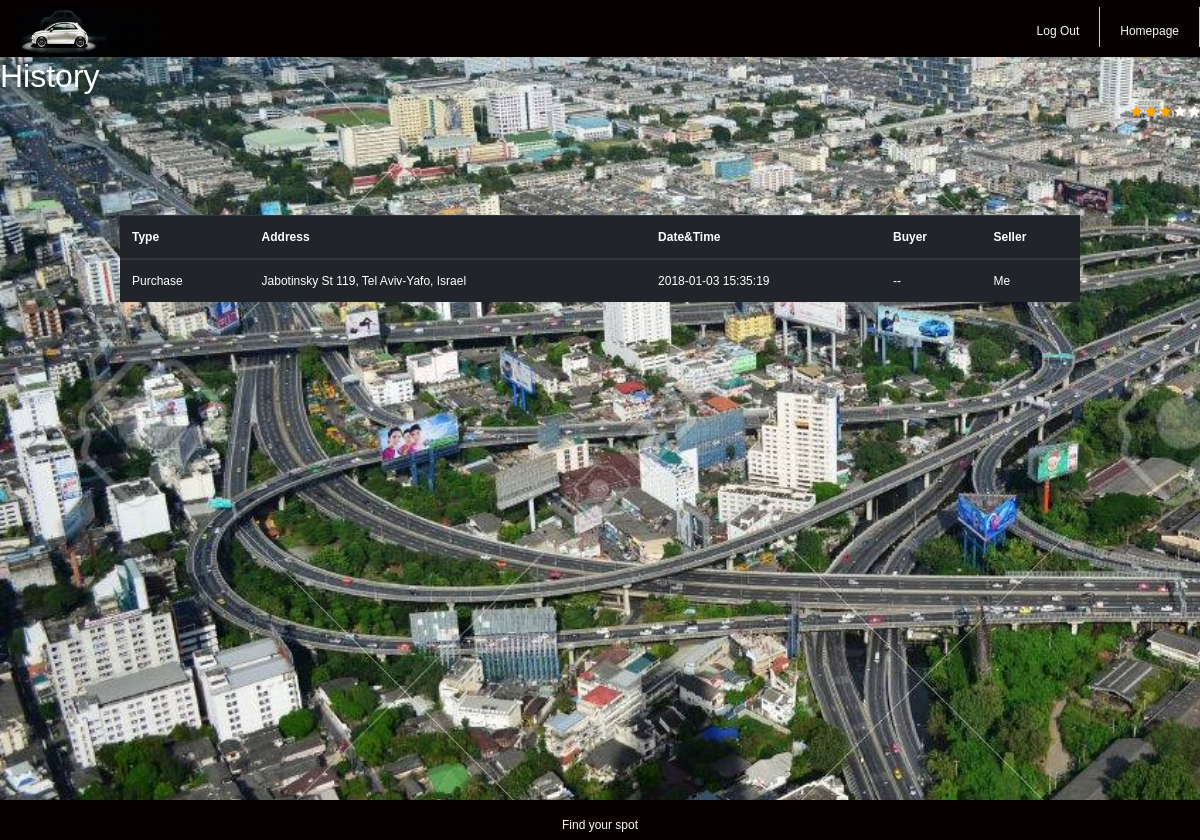
/history/ (signed in), run on an earlier commit of the app's database.
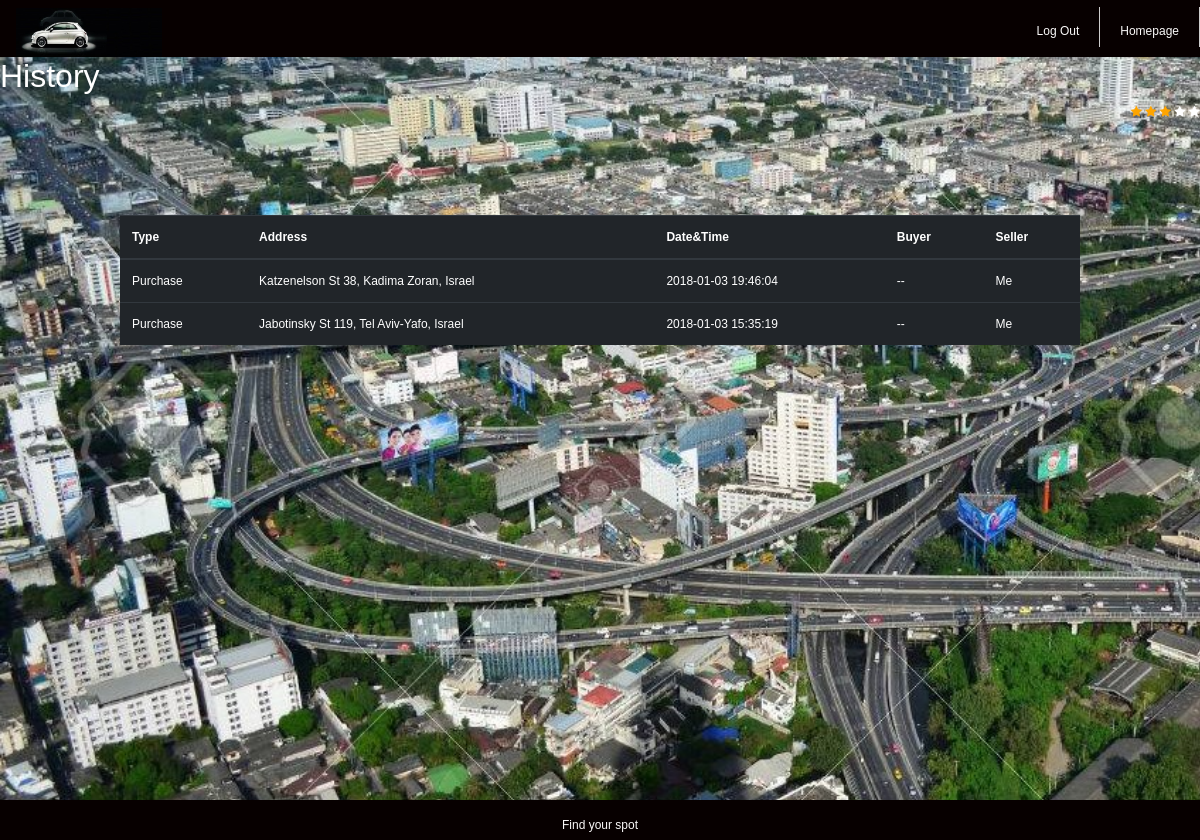
And on a later commit of the database.
### polls/models.py (models this page shows, shortened)
class Purchase(models.Model):
	buyer_id	= models.IntegerField(default=-1) 	# user id
	seller_id	= models.IntegerField(default=-1) 	# user id
	cost 		= models.IntegerField(default=10)
	parking_time 	= models.CharField(max_length=200, default="") #  max 30 minutes from the offering time
	status 		= models.CharField(max_length=200, default="available") # available, in process, done, canceled, expired etc.
	parking_rate 	= models.DecimalField(max_digits=3,decimal_places=2,default=Decimal('0.0000'))
	target_address 	= models.CharField(max_length=200) #string. full address
	target_address_lat = models.CharField(max_length=2000)
	target_address_lng = models.CharField(max_length=2000)
	parking_address = models.CharField(max_length=200) #string. full address
	parking_address_lat = models.CharField(max_length=2000)
	parking_address_lng = models.CharField(max_length=2000)
	lock 			= threading.Lock()
	cond 			= threading.Condition(threading.Lock())
	pin_code		= models.CharField(max_length=2000, default="-1")
	attempt_failure = 0
	parking_actual_rank = models.DecimalField(max_digits=3,decimal_places=2,default=Decimal('0.0000'))
	def class_name(self):
    		return Purchase.__name__

### polls/views.py (the view)
# urls.py: url(r'^history/$', views.call_history, name='call_history'),
def call_history(request):
	sell_purchase = Purchase.objects.filter(seller_id = request.user.pk)
	buy_purchase = Purchase.objects.filter(buyer_id = request.user.pk)
	all_free_spot = FreeSpot.objects.all()
	free_spot = []
	for spot in all_free_spot:
		reporters_ids_list = json.loads(reporters_ids_json)
		if request.user.pk in reporters_ids_list:
			free_spot.append(spot)
	all_history = list(sell_purchase) + list(buy_purchase) + list(free_spot)
	all_history.sort(key=lambda x: datetime.datetime.strptime(x.parking_time, "%Y-%m-%d %H:%M:%S") if x.class_name() == "Purchase" else datetime.datetime.strptime(x.last_report_time, "%Y-%m-%d %H:%M:%S"), reverse=True)
	history_as_table = []
	for element in all_history:
		address = element.parking_address
		if element.class_name() == "Purchase":
			elemnt_type = "Purchase"
			date_and_time = element.parking_time
			if (element.seller_id == request.user.pk):
				if (element.buyer_id == -1):
					buyer_username = "--"
				else:
					buyer_username = User.objects.get(pk = element.buyer_id).username
				seller_username = "Me"
			else:
				if (element.seller_id == -1):
					seller_username = "--"
				else:
					seller_username = User.objects.get(pk = element.seller_id).username
				buyer_username = "Me"
		else:
			elemnt_type = "Report"
			date_and_time = element.last_report_time
			buyer_username = "--"
			seller_username = "Me"
		current_row = [elemnt_type, address, date_and_time, buyer_username, seller_username]
		history_as_table.append(current_row)
	return render(request, 'polls/history.html', {'history_as_table':history_as_table})

### polls/templates/polls/history.html (shortened to what this page needs)
<!DOCTYPE html>
<html>
<head>
  <link rel="stylesheet" href="https://maxcdn.bootstrapcdn.com/bootstrap/4.0.0-beta.2/css/bootstrap.min.css">
	<link rel="stylesheet" href="https://cdnjs.cloudflare.com/ajax/libs/font-awesome/4.7.0/css/font-awesome.min.css">
</head>
<body>
	<div class="all_site">
	{% load static %}
	<link rel="stylesheet" type="text/css" href="{% static "polls/_css/History.css" %}">
    <div class="body">
        <header>
            <div class="logo">
                <img src="{% static "_images/cars.jpg" %}" height="49"/>
            </div>
            <nav>
                <ul>
                    <a href="{% url 'polls:homepage' %}"><li>Homepage</li></a>
                    <a href="{% url 'polls:logout' %}"><li>Log Out</li></a>
                </ul>
            </nav>
        </header>
  <h2>History</h2>
  <div class = "pull-right">
	<span class="fa fa-star checked"></span>
	<span class="fa fa-star checked"></span>
	<span class="fa fa-star checked"></span>
	<span class="fa fa-star"></span>
	<span class="fa fa-star"></span>
  </div>
  <table class="table table-dark">
    <thead>
      <tr>
	<th>Type</th>
	<th>Address</th>
	<th>Date&Time</th>
	<th>Buyer</th>
	<th>Seller</th>
      </tr>
    </thead>
    <tbody>
	{% for row in history_as_table %}
      		<tr>
        		<td>{{row.0}}</td>
        		<td>{{row.1}}</td>
        		<td>{{row.2}}</td>
        		<td>{{row.3}}</td>
        		<td>{{row.4}}</td>
      		</tr>
 	{% endfor %}
    </tbody>
  </table>
</div>
</body>
<footer>
	<p>Find your spot</p>
</footer>
</html>

What changed in the data, as far as the page shows it:
added Purchase: parking_address "Katzenelson St 38, Kadima Zoran, Israel", parking_time "2018-01-03 19:46:04"
Also different on the page:
new list line: "Purchase -- Me"
